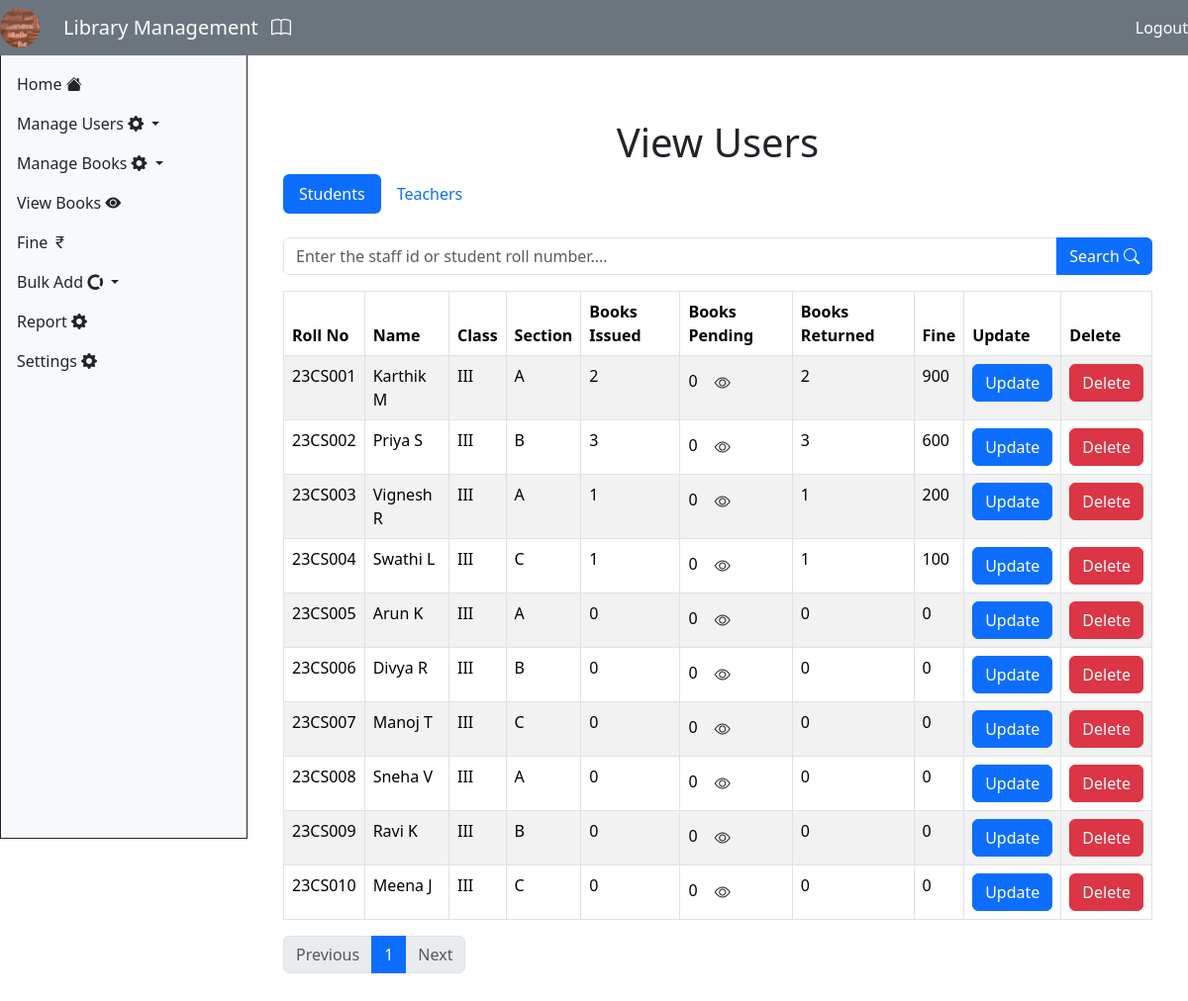
The page /view_users/ (signed in) on the database as committed earlier.
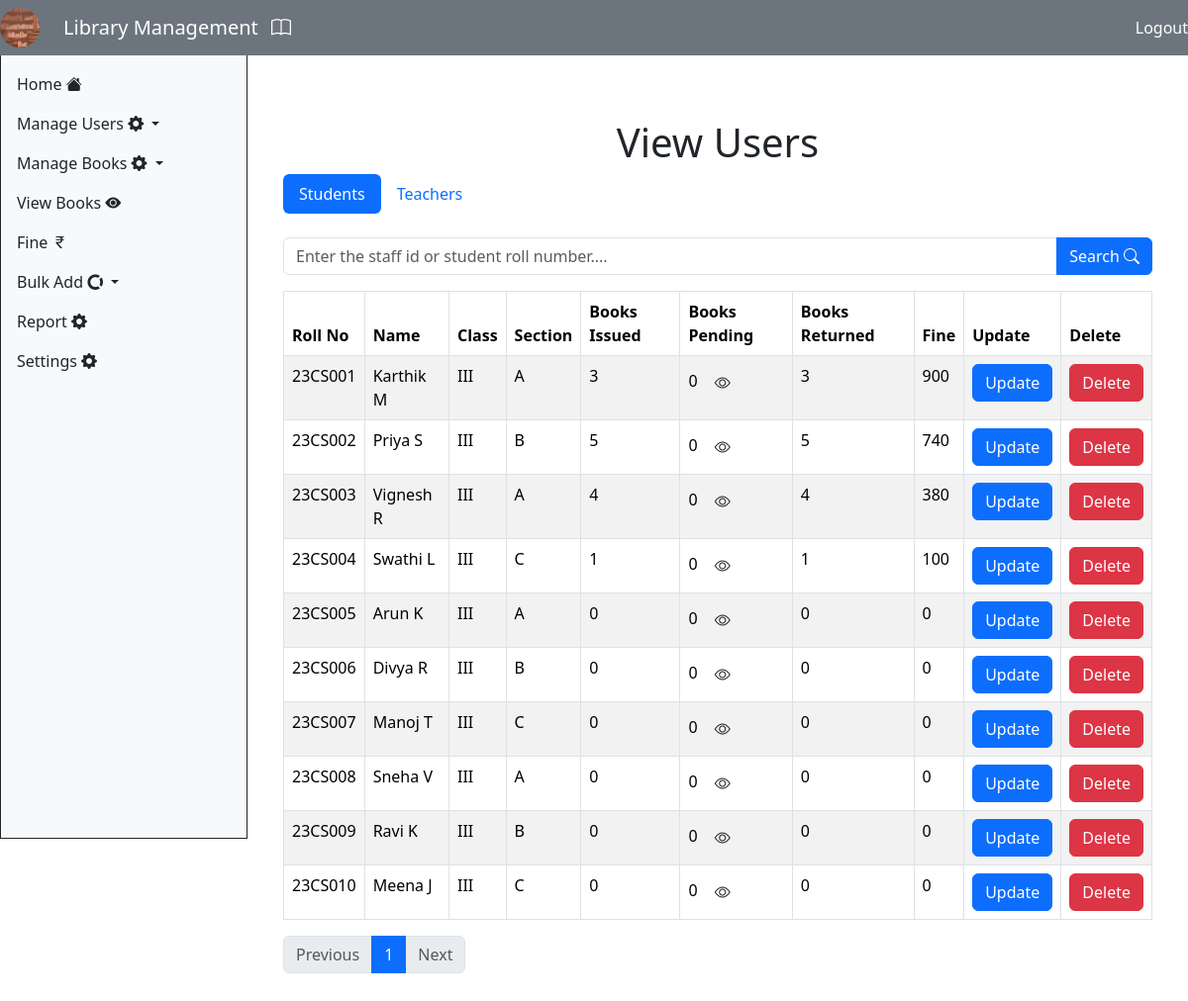
The same page on the database as committed later.
### Library/models.py (models this page shows, shortened)
class Students(models.Model):
    name = models.CharField(max_length=100)
    roll_no = models.CharField(max_length=10)
    class_id = models.CharField(max_length=10)
    section =  models.CharField(max_length=10)
    books_issued = models.IntegerField(default=0)
    books_returned = models.IntegerField(default=0)
    books_pending = models.IntegerField(default=0)
    issued_books = GenericRelation('IssuedBooks', content_type_field='content_type', object_id_field='object_id')
    fine = models.IntegerField(default=0)

### Library/views.py (the view, shortened to what this page needs)
# urls.py: path('view_users/', viewUsers, name='view_users'),
@login_required(login_url='login')
def viewUsers(request):
    students_list = Students.objects.all()
    teachers_list = Teacher.objects.all()
    student_ct = ContentType.objects.get_for_model(Students)
    teacher_ct = ContentType.objects.get_for_model(Teacher)
    student_paginator = Paginator(students_list, 10)
    teacher_paginator = Paginator(teachers_list, 10)
    for student in students_list:
        issued = IssuedBooks.objects.filter(content_type=student_ct, object_id=student.id)
        returned = ReturnedBooks.objects.filter(content_type=student_ct, object_id=student.id)
        returned_ids = [r.book.id for r in returned]
        student.pending_books = [b.book for b in issued if b.book.id not in returned_ids]
        reissued_books = [b.book for b in issued if b.book.id in returned_ids]
        student.pending_books.extend(reissued_books)
        student.pending_books_count = len(student.pending_books)
        student.pending_books = list(set(student.pending_books))
        student.book_detail = Accession_No.objects.filter(book_id__in=[b.id for b in student.pending_books])
    students = student_paginator.get_page(request.GET.get('student_page'))
    teachers = teacher_paginator.get_page(request.GET.get('teacher_page'))
    context = {
        'students': students,
        'teachers': teachers,
    }
    return render(request, 'viewusers.html', context)

### Library/context_processors.py (called while the page is built)
def logo_context(request):
    setting = Setting.objects.first()
    return {
        'logo': setting.logo if setting else None
    }

### Library/templates/viewusers.html (shortened to what the changed rows need)
{% extends 'base.html' %}
{% block content %}
<div class="container mt-5">
    <h1 class="text-center">View Users</h1>
    <div class="tab-content mt-4" id="userTabsContent">
        <div class="tab-pane fade {% if request.GET.tab != 'teacher' and not searched_teacher %}show active{% endif %}" id="studentFields" role="tabpanel">
            <table class="table table-bordered table-striped">
                <thead>
                    <tr>
                        <th>Roll No</th>
                        <th>Name</th>
                        <th>Class</th>
                        <th>Section</th>
                        <th>Books Issued</th>
                        <th>Books Pending</th>
                        <th>Books Returned</th>
                        <th>Fine</th>
                        <th>Update</th>
                        <th>Delete</th>
                    </tr>
                </thead>
                <tbody>
                    {% if searched_student %}
                    <tr>
                        <td>{{ searched_student.roll_no }}</td>
                        <td>{{ searched_student.name }}</td>
                        <td>{{ searched_student.class_id }}</td>
                        <td>{{ searched_student.section }}</td>
                        <td>{{ searched_student.books_issued }} </td>
                        <td>{{ searched_student.pending_books_count }} <button class="btn" data-bs-toggle="modal" data-bs-target="#issuedBooks{{searched_student.roll_no}}"><i class="bi bi-eye"></i></button></td>
                        <td>{{ searched_student.books_returned }}</td>
                        <td>{{searched_student.fine}}</td>
                        <td><button class="btn btn-primary" data-bs-toggle="modal" data-bs-target="#editUserModal{{ searched_student.id }}">Update</button></td>
                        <td><a href="{% url 'delete_user' 'student' searched_student.id %}" class="btn btn-danger">Delete</a></td>
                    </tr>
                    <div class="modal" id="issuedBooks{{searched_student.roll_no}}">
                        <div class="modal-dialog">
                            <div class="modal-content">
                                <div class="modal-header">
                                    <h1 class="modal-title">Issued Books</h1>
                                    <button type="button" class="btn-close" data-bs-dismiss="modal"></button>
                                </div>
                                <div class="modal-body">
                                    {% for book in searched_student.pending_books %}
                                    <li>{{ book.book_id.title }} ({{book.accession_no}})</li>
                                {% empty %}
                                    <li>No books issued</li>
                                {% endfor %}                                    </div>
                            </div>
                        </div>
                    </div>
                    <div class="modal" id="iss">
                    </div>
                    <div class="modal" id="editUserModal{{ searched_student.id }}" aria-hidden="true">
                        <div class="modal-dialog">
                            <div class="modal-content">
                                <form method="post" action="{% url 'update_user' 'student' searched_student.id %}">
                                    {% csrf_token %}
                                    <div class="modal-header">
                                        <h1 class="modal-title">Edit User</h1>
                                        <button type="button" class="btn-close" data-bs-dismiss="modal"></button>
                                    </div>
                                    <div class="modal-body">
                                        <div class="mb-3"><label>Name</label><input type="text" name="name" class="form-control" value="{{searched_student.name }}"></div>
                                        <div class="mb-3"><label>Class</label><input type="text" name="class_id" class="form-control" value="{{searched_student.class_id }}"></div>
                                        <div class="mb-3"><label>Section</label><input type="text" name="section" class="form-control" value="{{searched_student.section }}"></div>
                                        <div class="mb-3"><label>Roll No</label><input type="text" name="roll_no" class="form-control" value="{{searched_student.roll_no }}"></div>
                                    </div>
                                    <div class="modal-footer">
                                        <button type="button" class="btn btn-secondary" data-bs-dismiss="modal">Close</button>
                                        <button type="submit" class="btn btn-primary">Confirm</button>
                                    </div>
                                </form>
                            </div>
                        </div>
                    </div>
                    {% elif students %}
                    {% for user in students %}
                    <tr>
                        <td>{{ user.roll_no }}</td>
                        <td>{{ user.name }}</td>
                        <td>{{ user.class_id }}</td>
                        <td>{{ user.section }}</td>
                        <td>{{ user.books_issued }}</td>
                        <td>{{ user.pending_books_count }}  <button class="btn" data-bs-toggle="modal" data-bs-target="#issuedBooks{{user.roll_no}}"><i class="bi bi-eye"></i></button></td>
                        <td>{{ user.books_returned }}</td>
                        <td>{{user.fine}}</td>
                        <td><button class="btn btn-primary" data-bs-toggle="modal" data-bs-target="#editUserModal{{ user.id }}">Update</button></td>
                        <td><a href="{% url 'delete_user' 'student' user.id %}" class="btn btn-danger">Delete</a></td>
                    </tr>
                    {% endfor %}
                    {% else %}
                    <tr><td colspan="9" class="text-center">No users found.</td></tr>
                    {% endif %}
                </tbody>
            </table>
        </div>
    </div>
</div>
{% endblock %}

Rows that differ between the two databases and show on the page:
changed Students "23CS001": books_issued "2" → "3"; books_returned "2" → "3"
changed Students "23CS002": books_issued "3" → "5"; books_returned "3" → "5"; fine "600" → "740"
changed Students "23CS003": books_issued "1" → "4"; books_returned "1" → "4"; fine "200" → "380"
